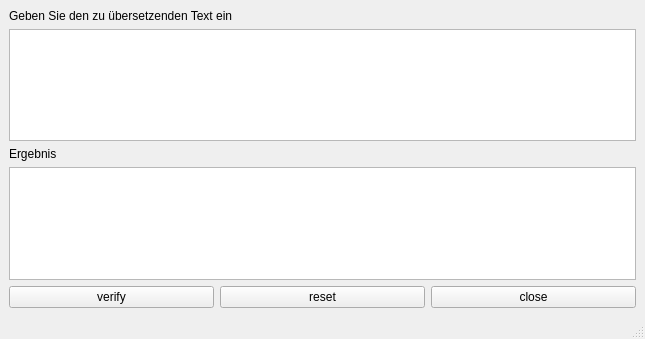
<?xml version="1.0" encoding="UTF-8"?>
<ui version="4.0">
 <class>MainWindow</class>
 <widget class="QMainWindow" name="MainWindow">
  <property name="geometry">
   <rect>
    <x>0</x>
    <y>0</y>
    <width>645</width>
    <height>339</height>
   </rect>
  </property>
  <property name="windowTitle">
   <string>MainWindow</string>
  </property>
  <widget class="QWidget" name="centralwidget">
   <layout class="QVBoxLayout" name="verticalLayout_2">
    <item>
     <layout class="QVBoxLayout" name="verticalLayout">
      <item>
       <widget class="QLabel" name="label">
        <property name="text">
         <string>Geben Sie den zu übersetzenden Text ein</string>
        </property>
       </widget>
      </item>
      <item>
       <widget class="QPlainTextEdit" name="text_in"/>
      </item>
      <item>
       <widget class="QLabel" name="label_2">
        <property name="text">
         <string>Ergebnis</string>
        </property>
       </widget>
      </item>
      <item>
       <widget class="QPlainTextEdit" name="text_out"/>
      </item>
      <item>
       <layout class="QHBoxLayout" name="horizontalLayout">
        <item>
         <widget class="QPushButton" name="verify">
          <property name="text">
           <string>verify</string>
          </property>
         </widget>
        </item>
        <item>
         <widget class="QPushButton" name="reset">
          <property name="text">
           <string>reset</string>
          </property>
         </widget>
        </item>
        <item>
         <widget class="QPushButton" name="closebtn">
          <property name="text">
           <string>close</string>
          </property>
         </widget>
        </item>
       </layout>
      </item>
     </layout>
    </item>
   </layout>
  </widget>
  <widget class="QMenuBar" name="menubar">
   <property name="geometry">
    <rect>
     <x>0</x>
     <y>0</y>
     <width>645</width>
     <height>26</height>
    </rect>
   </property>
  </widget>
  <widget class="QStatusBar" name="statusbar"/>
 </widget>
 <resources/>
 <connections/>
</ui>
